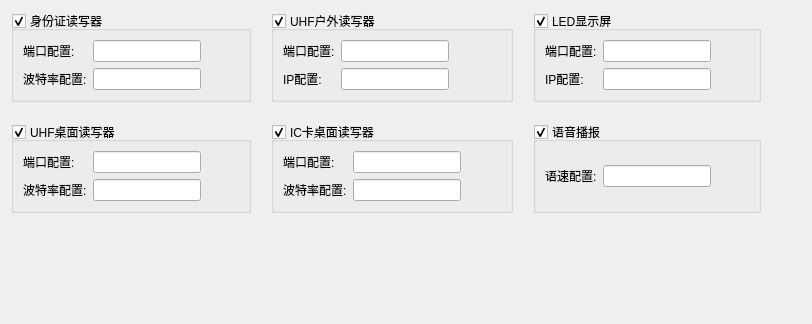
       <widget class="QWidget" name="setPage">
        <layout class="QGridLayout" name="gridLayout_26">
         <property name="spacing">
          <number>20</number>
         </property>
         <item row="2" column="1">
          <spacer name="verticalSpacer_2">
           <property name="orientation">
            <enum>Qt::Vertical</enum>
           </property>
           <property name="sizeType">
            <enum>QSizePolicy::Maximum</enum>
           </property>
           <property name="sizeHint" stdset="0">
            <size>
             <width>20</width>
             <height>100</height>
            </size>
           </property>
          </spacer>
         </item>
         <item row="0" column="0">
          <widget class="QGroupBox" name="groupBox_14">
           <property name="title">
            <string>身份证读写器</string>
           </property>
           <property name="checkable">
            <bool>true</bool>
           </property>
           <layout class="QGridLayout" name="gridLayout_20">
            <item row="0" column="1">
             <widget class="QLineEdit" name="lineEdit_3"/>
            </item>
            <item row="0" column="2">
             <spacer name="horizontalSpacer_19">
              <property name="orientation">
               <enum>Qt::Horizontal</enum>
              </property>
              <property name="sizeHint" stdset="0">
               <size>
                <width>38</width>
                <height>20</height>
               </size>
              </property>
             </spacer>
            </item>
            <item row="1" column="1">
             <widget class="QLineEdit" name="lineEdit_4"/>
            </item>
            <item row="1" column="0">
             <widget class="QLabel" name="label_74">
              <property name="text">
               <string>波特率配置:</string>
              </property>
             </widget>
            </item>
            <item row="1" column="2">
             <spacer name="horizontalSpacer_20">
              <property name="orientation">
               <enum>Qt::Horizontal</enum>
              </property>
              <property name="sizeHint" stdset="0">
               <size>
                <width>38</width>
                <height>20</height>
               </size>
              </property>
             </spacer>
            </item>
            <item row="0" column="0">
             <widget class="QLabel" name="label_73">
              <property name="text">
               <string>端口配置:</string>
              </property>
             </widget>
            </item>
           </layout>
          </widget>
         </item>
         <item row="0" column="1">
          <widget class="QGroupBox" name="groupBox_6">
           <property name="title">
            <string>UHF户外读写器</string>
           </property>
           <property name="checkable">
            <bool>true</bool>
           </property>
           <layout class="QGridLayout" name="gridLayout_25">
            <item row="0" column="0">
             <widget class="QLabel" name="label_76">
              <property name="text">
               <string>端口配置:</string>
              </property>
             </widget>
            </item>
            <item row="0" column="1">
             <widget class="QLineEdit" name="lineEdit_6"/>
            </item>
            <item row="0" column="2">
             <spacer name="horizontalSpacer_21">
              <property name="orientation">
               <enum>Qt::Horizontal</enum>
              </property>
              <property name="sizeHint" stdset="0">
               <size>
                <width>52</width>
                <height>20</height>
               </size>
              </property>
             </spacer>
            </item>
            <item row="1" column="0">
             <widget class="QLabel" name="label_75">
              <property name="text">
               <string>IP配置:</string>
              </property>
             </widget>
            </item>
            <item row="1" column="1">
             <widget class="QLineEdit" name="lineEdit_5"/>
            </item>
            <item row="1" column="2">
             <spacer name="horizontalSpacer_22">
              <property name="orientation">
               <enum>Qt::Horizontal</enum>
              </property>
              <property name="sizeHint" stdset="0">
               <size>
                <width>52</width>
                <height>20</height>
               </size>
              </property>
             </spacer>
            </item>
           </layout>
          </widget>
         </item>
         <item row="0" column="2">
          <widget class="QGroupBox" name="groupBox_15">
           <property name="title">
            <string>LED显示屏</string>
           </property>
           <property name="checkable">
            <bool>true</bool>
           </property>
           <layout class="QGridLayout" name="gridLayout_24">
            <item row="0" column="0">
             <widget class="QLabel" name="label_78">
              <property name="text">
               <string>端口配置:</string>
              </property>
             </widget>
            </item>
            <item row="0" column="1">
             <widget class="QLineEdit" name="lineEdit_7"/>
            </item>
            <item row="0" column="2">
             <spacer name="horizontalSpacer_23">
              <property name="orientation">
               <enum>Qt::Horizontal</enum>
              </property>
              <property name="sizeHint" stdset="0">
               <size>
                <width>38</width>
                <height>20</height>
               </size>
              </property>
             </spacer>
            </item>
            <item row="1" column="0">
             <widget class="QLabel" name="label_77">
              <property name="text">
               <string>IP配置:</string>
              </property>
             </widget>
            </item>
            <item row="1" column="1">
             <widget class="QLineEdit" name="lineEdit_8"/>
            </item>
            <item row="1" column="2">
             <spacer name="horizontalSpacer_24">
              <property name="orientation">
               <enum>Qt::Horizontal</enum>
              </property>
              <property name="sizeHint" stdset="0">
               <size>
                <width>38</width>
                <height>20</height>
               </size>
              </property>
             </spacer>
            </item>
           </layout>
          </widget>
         </item>
         <item row="1" column="0">
          <widget class="QGroupBox" name="groupBox_13">
           <property name="title">
            <string>UHF桌面读写器</string>
           </property>
           <property name="checkable">
            <bool>true</bool>
           </property>
           <layout class="QGridLayout" name="gridLayout_21">
            <item row="0" column="0">
             <widget class="QLabel" name="label_80">
              <property name="text">
               <string>端口配置:</string>
              </property>
             </widget>
            </item>
            <item row="0" column="1">
             <widget class="QLineEdit" name="lineEdit_10"/>
            </item>
            <item row="0" column="2">
             <spacer name="horizontalSpacer_25">
              <property name="orientation">
               <enum>Qt::Horizontal</enum>
              </property>
              <property name="sizeHint" stdset="0">
               <size>
                <width>38</width>
                <height>20</height>
               </size>
              </property>
             </spacer>
            </item>
            <item row="1" column="0">
             <widget class="QLabel" name="label_79">
              <property name="text">
               <string>波特率配置:</string>
              </property>
             </widget>
            </item>
            <item row="1" column="1">
             <widget class="QLineEdit" name="lineEdit_9"/>
            </item>
            <item row="1" column="2">
             <spacer name="horizontalSpacer_26">
              <property name="orientation">
               <enum>Qt::Horizontal</enum>
              </property>
              <property name="sizeHint" stdset="0">
               <size>
                <width>38</width>
                <height>20</height>
               </size>
              </property>
             </spacer>
            </item>
           </layout>
          </widget>
         </item>
         <item row="1" column="1">
          <widget class="QGroupBox" name="groupBox_16">
           <property name="title">
            <string>IC卡桌面读写器</string>
           </property>
           <property name="checkable">
            <bool>true</bool>
           </property>
           <layout class="QGridLayout" name="gridLayout_22">
            <item row="0" column="0">
             <widget class="QLabel" name="label_82">
              <property name="text">
               <string>端口配置:</string>
              </property>
             </widget>
            </item>
            <item row="0" column="1">
             <widget class="QLineEdit" name="lineEdit_12"/>
            </item>
            <item row="0" column="2">
             <spacer name="horizontalSpacer_27">
              <property name="orientation">
               <enum>Qt::Horizontal</enum>
              </property>
              <property name="sizeHint" stdset="0">
               <size>
                <width>39</width>
                <height>20</height>
               </size>
              </property>
             </spacer>
            </item>
            <item row="1" column="0">
             <widget class="QLabel" name="label_81">
              <property name="text">
               <string>波特率配置:</string>
              </property>
             </widget>
            </item>
            <item row="1" column="1">
             <widget class="QLineEdit" name="lineEdit_11"/>
            </item>
            <item row="1" column="2">
             <spacer name="horizontalSpacer_28">
              <property name="orientation">
               <enum>Qt::Horizontal</enum>
              </property>
              <property name="sizeHint" stdset="0">
               <size>
                <width>39</width>
                <height>20</height>
               </size>
              </property>
             </spacer>
            </item>
           </layout>
          </widget>
         </item>
         <item row="1" column="2">
          <widget class="QGroupBox" name="groupBox_17">
           <property name="title">
            <string>语音播报</string>
           </property>
           <property name="checkable">
            <bool>true</bool>
           </property>
           <layout class="QGridLayout" name="gridLayout_23">
            <item row="0" column="0">
             <widget class="QLabel" name="label_84">
              <property name="text">
               <string>语速配置:</string>
              </property>
             </widget>
            </item>
            <item row="0" column="1">
             <widget class="QLineEdit" name="lineEdit_14"/>
            </item>
            <item row="0" column="2">
             <spacer name="horizontalSpacer_29">
              <property name="orientation">
               <enum>Qt::Horizontal</enum>
              </property>
              <property name="sizeHint" stdset="0">
               <size>
                <width>38</width>
                <height>20</height>
               </size>
              </property>
             </spacer>
            </item>
           </layout>
          </widget>
         </item>
         <item row="1" column="3">
          <spacer name="horizontalSpacer_30">
           <property name="orientation">
            <enum>Qt::Horizontal</enum>
           </property>
           <property name="sizeHint" stdset="0">
            <size>
             <width>40</width>
             <height>20</height>
            </size>
           </property>
          </spacer>
         </item>
        </layout>
       </widget>
